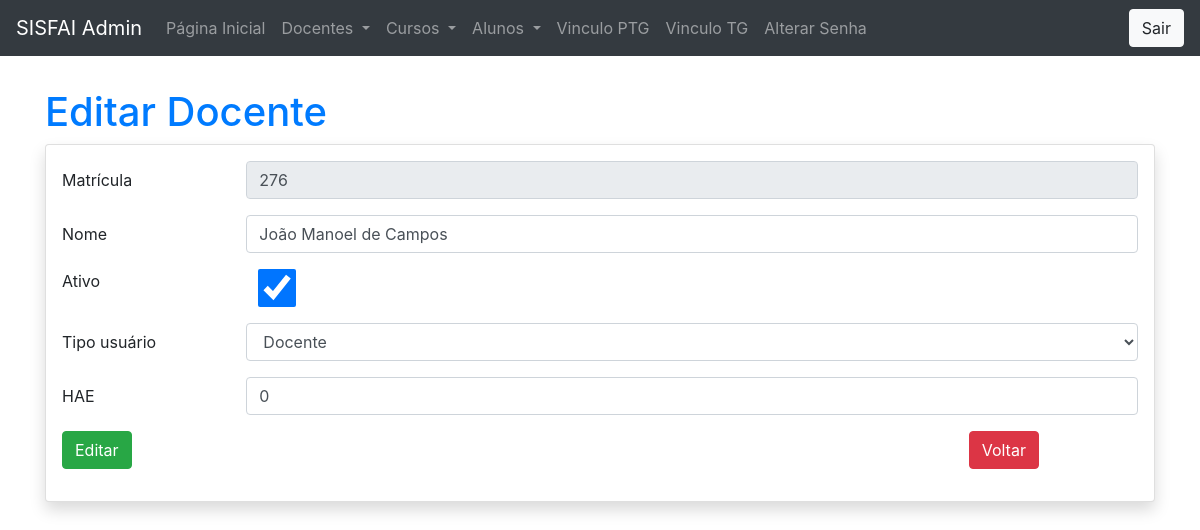
Page /admin/index.php?p=docente/salvar&matricula=276 (signed in) on the committed database.
### tables this page shows
CREATE TABLE `docente` (
  `matricula_docente` int(11) NOT NULL,
  `nome_docente` varchar(70) NOT NULL,
  `status_docente` tinyint(1) NOT NULL,
  `TipoUsuario_docente` int(1) DEFAULT '2',
  `qtdHAE` int(11) DEFAULT NULL,
  `senha` varchar(50) DEFAULT NULL,
  `qtdPTG` int(2) NOT NULL,
  `qtdTG` int(2) NOT NULL
);

### class/Docente.php (called while the page is built, shortened)
<?php
class Docente {
    private $matricula;
    public function setMatricula($matricula): void {
        $this->matricula = $matricula;
    }
    function consultarPorID() {
        try {
            $this->con = new Conectar();
            $sql = "SELECT * FROM docente WHERE matricula_docente = ?";
            $executar = $this->con->prepare($sql);
            $executar->bindValue(1, $this->matricula);
            if ($executar->execute() == 1) {
                return $executar->fetchAll();
            } else {
                return false;
            }
        } catch (PDOException $exc) {
            echo $exc->getMessage();
        }
    }
}

### admin/docente/salvar.php (the view, shortened to what this page needs)
<?php
include_once 'cabecalho.php';
?>
<?php
$matricula = filter_input(INPUT_GET, 'matricula');
include_once '../class/Docente.php';
$doc = new Docente();
if (isset($matricula)) {
    $doc->setMatricula($matricula);
    $dados = $doc->consultarPorID();
    foreach ($dados as $mostrar) {
        $nome = $mostrar[1];
        $status = $mostrar[2];
        $tipo = $mostrar[3];
        $hae = $mostrar[4];
    }
}
?>
<h1 class="mt-3 text-primary">
    <?= isset($matricula) ? "Editar" : "Cadastrar" ?> Docente
</h1>
<div class="card shadow">
    <form method="post" name="formsalvar" id="formSalvar" class="m-3" enctype="multipart/form-data">
        <div class="form-group row">
            <label for="inputText" class="col-sm-2 col-form-label">
                Matrícula
            </label>
            <div class="col-sm-10">
                <input type="number" class="form-control" id="txtmatricula" name="txtmatricula"
                       value="<?= isset($matricula) ? $matricula : "" ?>" <?= isset($matricula) ? "disabled" : "" ?>>
            </div>
        </div>
        <div class="form-group row">
            <label for="inputText" class="col-sm-2 col-form-label">
                Nome
            </label>
            <div class="col-sm-10">
                <input type="text" class="form-control" id="txtnome" name="txtnome" placeholder="Nome de Docente"
                       value="<?= isset($matricula) ? $nome : "" ?>" maxlength="70">
            </div>
        </div>
        <div class="form-group row">
            <label class="form-check-label col-sm-2" for="flexCheckChecked">
                Ativo
            </label>
            <div class="col-sm-1">
                <input class="form-control mr-auto" type="checkbox" value="1" name="chkstatus" id="flexCheckChecked" <?= (isset($matricula) AND $status == 1) ? "checked" : "" ?>>
            </div>
        </div>
        <div class="form-group row">
            <label for="inputText" class="col-sm-2 col-form-label">
                Tipo usuário
            </label>
            <div class="col-sm-10">
                <select class="form-control" aria-label="Default select example" name="txttipo" id="txttipo" required>
                    <option value="1" <?= isset($matricula) && $tipo == 1 ? "selected" : "" ?>>Docente</option>
                </select>
            </div>
        </div>
        <div class="form-group row">
            <label for="inputText" class="col-sm-2 col-form-label">
                HAE
            </label>
            <div class="col-sm-10">
                <input type="number" class="form-control" id="txthae" name="txthae" min="0" max="40"
                       value="<?= isset($matricula) ? $hae : "" ?>">
            </div>
        </div>
        <div class="form-group row">
            <div class="col-sm-10">
                <input type="submit"
                       class="btn <?= isset($matricula) ? "btn-success" : "btn-primary" ?>"
                       name="<?= isset($matricula) ? "btneditar" : "btnsalvar" ?>"
                       value="<?= isset($matricula) ? "Editar" : "Cadastrar" ?>">
            </div>
            <a href="?p=docente/consultar" class="btn btn-danger">Voltar</a>
        </div>
    </form>
</div>

### admin/index.php (style rules this page uses)
* { margin: 0; padding: 0; }

### rows in the picture
docente: txtnome "João Manoel de Campos", status_docente "☑", txttipo "Docente", txthae "0"
